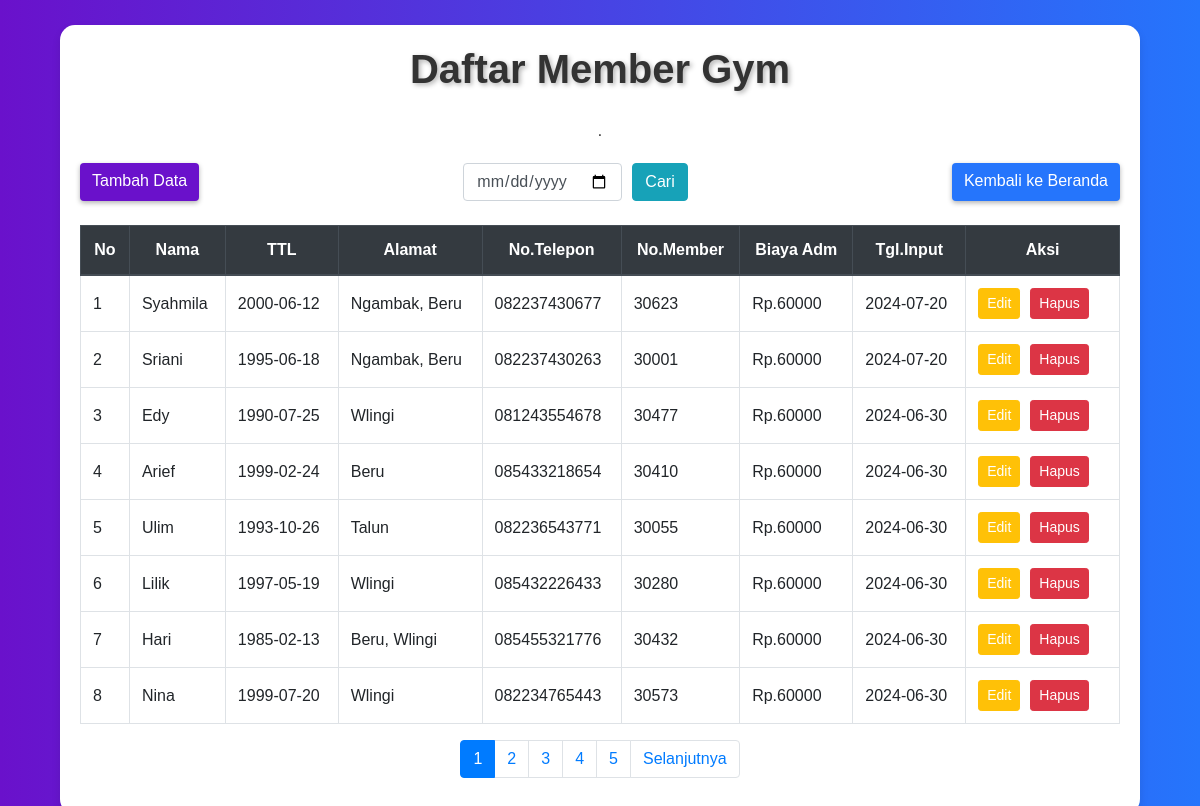
The app's page /crudwebgym/member.php with its own data.
### tables this page shows
CREATE TABLE `paket_member` (
  `id` int(11) NOT NULL,
  `nama` varchar(255) NOT NULL,
  `tanggal_lahir` date NOT NULL,
  `alamat` text NOT NULL,
  `nomor_telepon` varchar(20) NOT NULL,
  `nomor_member` varchar(50) NOT NULL,
  `biaya_administrasi` decimal(10,0) NOT NULL,
  `tanggal` date DEFAULT NULL
);

### crudwebgym/member.php (the view, shortened to what this page needs)
<?php
include 'koneksi_member.php';
$limit = 8;
$page = isset($_GET['page']) ? $_GET['page'] : 1;
$offset = ($page - 1) * $limit;
$total_sql = "SELECT COUNT(*) FROM paket_member";
$total_result = $koneksi->query($total_sql);
$total_data = $total_result->fetch_row()[0];
$total_pages = ceil($total_data / $limit);
$query = "SELECT * FROM paket_member";
$query .= " LIMIT $limit OFFSET $offset";
$result = $koneksi->query($query);
?>
<!DOCTYPE html>
<html lang="en">
<head>
    <link href="https://stackpath.bootstrapcdn.com/bootstrap/4.5.2/css/bootstrap.min.css" rel="stylesheet">
</head>
<body>
    <div class="container">
        <h1 class="text-center"><b>Daftar Member Gym</b></h1>
        <p><center>&middot;</center></p>
        <div class="d-flex justify-content-between mb-4">
            <a href="tambah_member.php" class="btn btn-primary btn-custom">Tambah Data</a>
            <form class="search-form" method="GET" action="">
                <input type="date" name="search" value="<?php if (isset($_GET['search'])) echo $_GET['search']; ?>" class="form-control" placeholder="Cari Tanggal">
                <button type="submit" class="btn btn-info">Cari</button>
            </form>
            <a href="index.php" class="btn btn-secondary btn-custom">Kembali ke Beranda</a>
        </div>
        <table class="table table-bordered table-hover">
            <thead class="thead-dark">
                <tr>
                    <th><center>No</center></th>
                    <th><center>Nama</center></th>
                    <th><center>TTL</center></th>
                    <th><center>Alamat</center></th>
                    <th><center>No.Telepon</center></th>
                    <th><center>No.Member</center></th>
                    <th><center>Biaya Adm</center></th>
                    <th><center>Tgl.Input</center></th>
                    <th><center>Aksi</center></th>
                </tr>
            </thead>
            <tbody>
                <?php
                $no = $offset + 1;
                while ($row = $result->fetch_assoc()) {
                    echo "<tr>";
                    echo "<td>" . $no . "</td>";
                    echo "<td>" . $row['nama'] . "</td>";
                    echo "<td>" . $row['tanggal_lahir'] . "</td>";
                    echo "<td>" . $row['alamat'] . "</td>";
                    echo "<td>" . $row['nomor_telepon'] . "</td>";
                    echo "<td>" . $row['nomor_member'] . "</td>";
                    echo "<td>Rp." . $row['biaya_administrasi'] . "</td>";
                    echo "<td>" . $row['tanggal'] . "</td>";
                    echo "<td class='action-links'>";
                    echo "<a href='edit_member.php?id=" . $row['id'] . "' class='btn btn-warning btn-sm btn-edit'>Edit</a>";
                    echo "<a href='hapus_member.php?id=" . $row['id'] . "' class='btn btn-danger btn-sm btn-delete' onclick='return confirm(\"Apakah Anda yakin ingin menghapus data ini?\")'>Hapus</a>";
                    echo "</td>";
                    echo "</tr>";
                    $no++;
                }
                ?>
            </tbody>
        </table>
        <nav aria-label="Page navigation example">
            <ul class="pagination justify-content-center">
                <?php for($i = 1; $i <= $total_pages; $i++): ?>
                    <li class="page-item <?php if($i == $page) echo 'active'; ?>"><a class="page-link" href="?page=<?php echo $i; ?>"><?php echo $i; ?></a></li>
                <?php endfor; ?>
                <?php if($page < $total_pages): ?>
                    <li class="page-item"><a class="page-link" href="?page=<?php echo $page+1; ?>">Selanjutnya</a></li>
                <?php endif; ?>
            </ul>
        </nav>
    </div>
</body>
</html>

### crudwebgym/member.php (style rules this page uses)
body { background: linear-gradient(to right, #6a11cb, #2575fc); color: #333; font-family: 'Arial', sans-serif; }
.container { margin-top: 25px; background: #fff; padding: 20px; border-radius: 15px; box-shadow: 0 4px 8px rgba(0, 0, 0, 0.1); max-width: 1080px; width: 100%; }
h1 { text-align: center; color: #333; margin-bottom: 30px; text-shadow: 2px 2px 5px rgba(0, 0, 0, 0.3); }
.table th, .table td { vertical-align: middle; }
.btn-custom { margin-bottom: 0px; box-shadow: 0 5px 10px rgba(0, 0, 0, 0.2); }
.action-links a { margin-right: 10px; text-decoration: none; color: #fff; }
.btn-primary, .btn-secondary { box-shadow: 0 2px 5px rgba(0, 0, 0, 0.3); }
.btn-primary { background: #6a11cb; border: none; }
.btn-secondary { background: #2575fc; border: none; }
.btn-edit { background-color: #ffc107; border-color: #ffc107; }
.btn-delete { background-color: #dc3545; border-color: #dc3545; }
.search-form { display: flex; align-items: center; }
.search-form input[type="date"] { margin-right: 10px; }

### records on screen
paket_member: nama "Syahmila", tanggal_lahir "2000-06-12", alamat "Ngambak, Beru", nomor_telepon "082237430677", nomor_member "30623", biaya_administrasi "60000", tanggal "2024-07-20"
paket_member: nama "Sriani", tanggal_lahir "1995-06-18", alamat "Ngambak, Beru", nomor_telepon "082237430263", nomor_member "30001", biaya_administrasi "60000", tanggal "2024-07-20"
paket_member: nama "Edy", tanggal_lahir "1990-07-25", alamat "Wlingi", nomor_telepon "081243554678", nomor_member "30477", biaya_administrasi "60000", tanggal "2024-06-30"
paket_member: nama "Arief", tanggal_lahir "1999-02-24", alamat "Beru", nomor_telepon "085433218654", nomor_member "30410", biaya_administrasi "60000", tanggal "2024-06-30"
paket_member: nama "Ulim", tanggal_lahir "1993-10-26", alamat "Talun", nomor_telepon "082236543771", nomor_member "30055", biaya_administrasi "60000", tanggal "2024-06-30"
paket_member: nama "Lilik", tanggal_lahir "1997-05-19", alamat "Wlingi", nomor_telepon "085432226433", nomor_member "30280", biaya_administrasi "60000", tanggal "2024-06-30"
paket_member: nama "Hari", tanggal_lahir "1985-02-13", alamat "Beru, Wlingi", nomor_telepon "085455321776", nomor_member "30432", biaya_administrasi "60000", tanggal "2024-06-30"
paket_member: nama "Nina", tanggal_lahir "1999-07-20", alamat "Wlingi", nomor_telepon "082234765443", nomor_member "30573", biaya_administrasi "60000", tanggal "2024-06-30"
